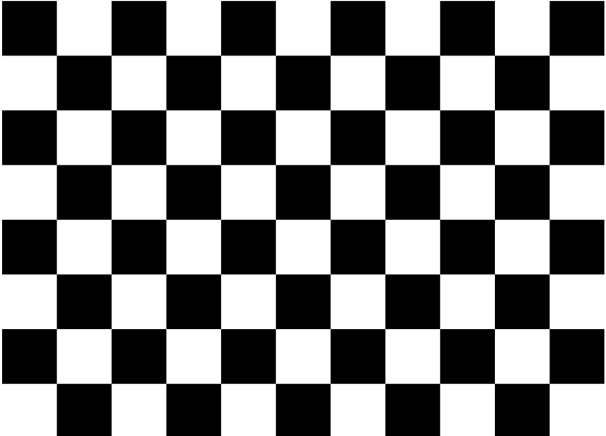
#> input picture chessboard.png, 1212 x 872 px, given in place of the camera (shown at 1/2 size)
$ python video.py
#> lines starting #> are read from the running program, lines starting #| are printed output that depends on the picture
#> in ani, frame is the input picture: shape (872, 1212, 3); min 0, max 255, mean 128.5
import matplotlib.animation as animation

import numpy as np
import cv2
import matplotlib.pyplot as plt


def calibration(frame):
    criteria = (cv2.TERM_CRITERIA_EPS + cv2.TERM_CRITERIA_MAX_ITER, 30, 0.001)
    wc = 10  ## 체스 보드 가로 패턴 개수 - 1
    hc = 7  ## 체스 보드 세로 패턴 개수 - 1
    objp = np.zeros((wc * hc, 3), np.float32)
    objp[:, :2] = np.mgrid[0:wc, 0:hc].T.reshape(-1, 2)

    objpoints = []
    imgpoints = []

    _img = cv2.resize(frame, dsize = (640, 480), interpolation = cv2.INTER_AREA)
    gray=cv2.cvtColor(_img,cv2.COLOR_BGR2GRAY)
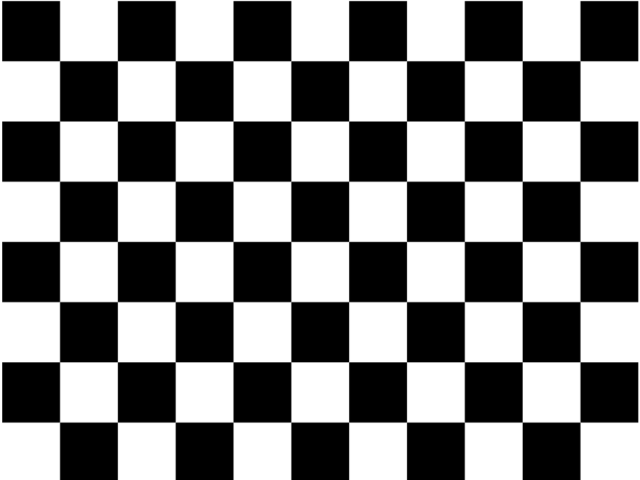
#> gray: shape (480, 640); min 0, max 255, mean 128.5

    ret, corners = cv2.findChessboardCorners(gray, (wc, hc), None)  ## 체스 보드 찾기
#> ret = True; corners = 70 rows, first 8: [59.54, 60.7], [117.4, 60.71], [175.3, 60.7], [233, 60.71], [290.8, 60.7], [348.6, 60.71], [406.5, 60.7], [464.4, 60.71]


    if ret == True:
        objpoints.append(objp)

        corners2 = cv2.cornerSubPix(gray, corners, (10, 10), (-1, -1), criteria) ## Canny86 알고리즘으로
#> corners2 = 70 rows, first 8: [59.54, 60.73], [117.4, 60.72], [175.3, 60.72], [233, 60.72], [290.8, 60.72], [348.6, 60.73], [406.5, 60.72], [464.4, 60.73]

        imgpoints.append(corners2)

        img = cv2.drawChessboardCorners(_img, (wc, hc), corners2, ret)
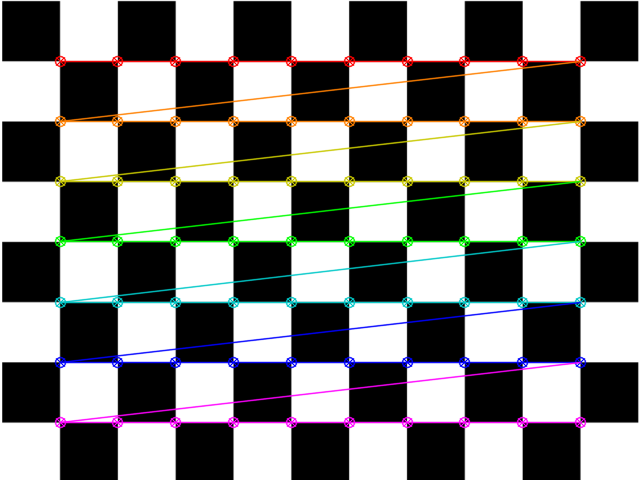
#> img: shape (480, 640, 3); mean of channels 0, 1, 2 127.7, 128.1, 128.7; drawn as B, G, R

        ret, mtx, dist, rvecs, tvecs = cv2.calibrateCamera(objpoints, imgpoints, gray.shape[::-1], None, None)  ## 왜곡 펴기
#> ret = 0.0467; mtx = [[3233.2, 0, 244.5], [0, 3366.9, 258.6], [0, 0, 1]]; dist = [[0.364, -40.02, -0.000149, 0.00152, 1327.7]]; rvecs = ([-0.000244, -0.00357, -2.13e-06],); tvecs = ([-3.2, -3.29, 55.95],)
        h, w = img.shape[:2]
#> h = 480; w = 640
        newcameramtx, roi = cv2.getOptimalNewCameraMatrix(mtx, dist, (w, h), 0)
#> newcameramtx = [[3239.7, 0, 244.8], [0, 3374.6, 258.6], [0, 0, 1]]; roi = (0, 0, 639, 479)

        dst = cv2.undistort(img, mtx, dist) ## getOptimalNewCameraMatrix 함수를 쓰지 않은 이미지
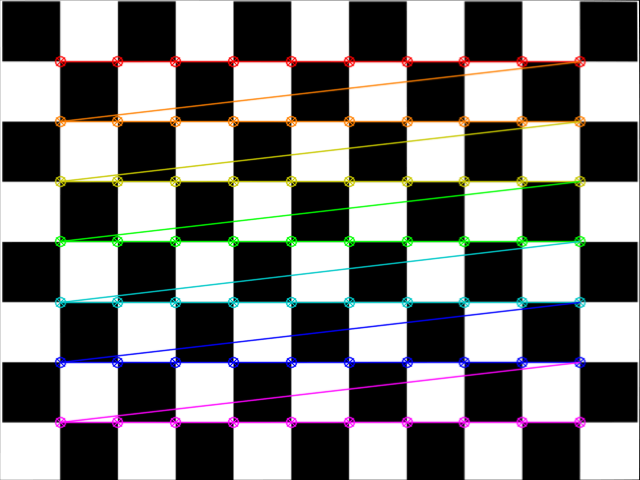
#> dst: shape (480, 640, 3); mean of channels 0, 1, 2 127.4, 127.8, 128.4; drawn as B, G, R
        dst2 = cv2.undistort(img, mtx, dist, None, newcameramtx) ## 함수를 쓴 이미지
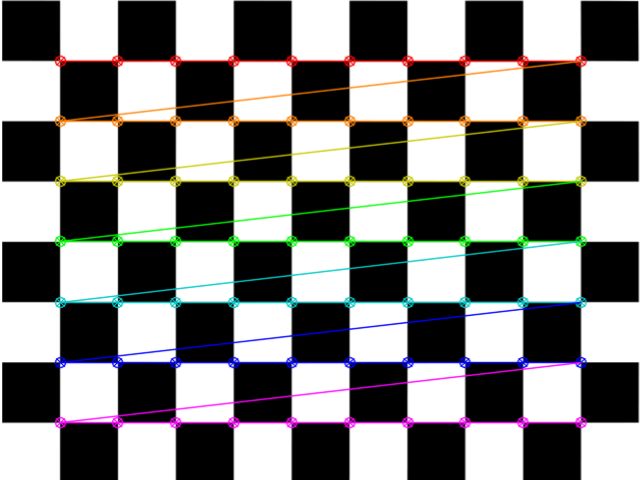
#> dst2: shape (480, 640, 3); mean of channels 0, 1, 2 127.5, 127.9, 128.5; drawn as B, G, R
        return dst2
    else:
        return gray


def ani(i):
    capture = cv2.VideoCapture(0)
    capture.set(cv2.CAP_PROP_FRAME_WIDTH, 640)
    capture.set(cv2.CAP_PROP_FRAME_HEIGHT, 480)
    ret, frame = capture.read()
    frame=calibration(frame)

    T = plt.imshow(frame, animated=True)
    return T,

fig = plt.figure()
anime = animation.FuncAnimation(fig, ani, interval=1, blit=True)
plt.show()
